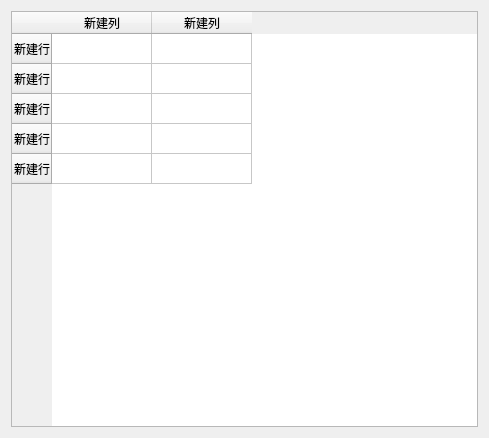
<?xml version="1.0" encoding="UTF-8"?>
<ui version="4.0">
 <class>Transferinsert</class>
 <widget class="QWidget" name="Transferinsert">
  <property name="geometry">
   <rect>
    <x>0</x>
    <y>0</y>
    <width>489</width>
    <height>438</height>
   </rect>
  </property>
  <property name="contextMenuPolicy">
   <enum>Qt::DefaultContextMenu</enum>
  </property>
  <property name="windowTitle">
   <string>Form</string>
  </property>
  <layout class="QVBoxLayout" name="verticalLayout">
   <item>
    <widget class="QTableWidget" name="tableWidget">
     <row>
      <property name="text">
       <string>新建行</string>
      </property>
     </row>
     <row>
      <property name="text">
       <string>新建行</string>
      </property>
     </row>
     <row>
      <property name="text">
       <string>新建行</string>
      </property>
     </row>
     <row>
      <property name="text">
       <string>新建行</string>
      </property>
     </row>
     <row>
      <property name="text">
       <string>新建行</string>
      </property>
     </row>
     <column>
      <property name="text">
       <string>新建列</string>
      </property>
     </column>
     <column>
      <property name="text">
       <string>新建列</string>
      </property>
     </column>
    </widget>
   </item>
  </layout>
 </widget>
 <resources/>
 <connections/>
</ui>
